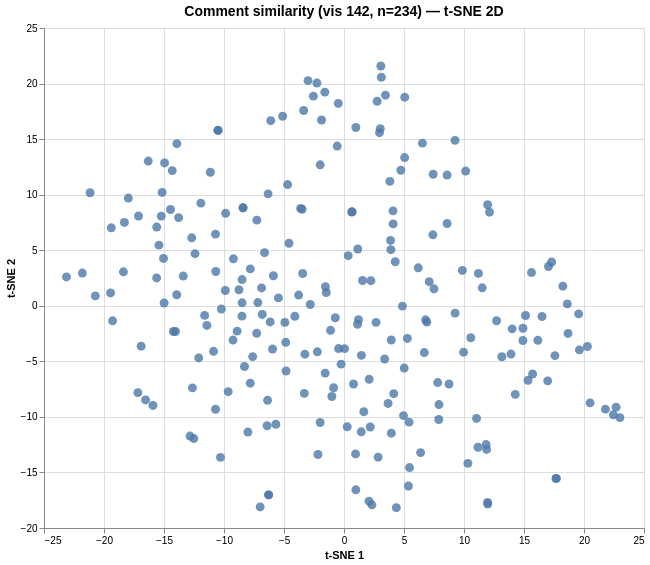

Express this chart as Vega-Lite.
### Vega specification from a JSON file in a GitHub repository (floating-point values rounded to 4 significant figures; data arrays with more than 128 entries replaced by an {"elided": "..."} marker saying what was removed)
{"$schema": "https://vega.github.io/schema/vega/v6.json", "data": [{"name": "param_1e9efca18e7a2868_store"}, {"name": "source_0", "values": {"elided": "234 records"}}, {"name": "source_0_x_domain_dim_1", "values": [{"min": -23.13, "max": 23.0}]}, {"name": "source_0_y_domain_dim_2", "values": [{"min": -18.17, "max": 21.58}]}], "signals": [{"name": "unit", "value": {}, "on": [{"events": "pointermove", "update": "isTuple(group()) ? group() : unit"}]}, {"name": "param_1e9efca18e7a2868", "update": "vlSelectionResolve(\"param_1e9efca18e7a2868_store\", \"union\")"}, {"name": "param_1e9efca18e7a2868_dim_1", "on": [{"events": [{"source": "view", "type": "dblclick"}], "update": "null"}, {"events": {"signal": "param_1e9efca18e7a2868_translate_delta"}, "update": "panLinear(param_1e9efca18e7a2868_translate_anchor.extent_x, -param_1e9efca18e7a2868_translate_delta.x / width)"}, {"events": {"signal": "param_1e9efca18e7a2868_zoom_delta"}, "update": "zoomLinear(domain(\"x\"), param_1e9efca18e7a2868_zoom_anchor.x, param_1e9efca18e7a2868_zoom_delta)"}]}, {"name": "param_1e9efca18e7a2868_dim_2", "on": [{"events": [{"source": "view", "type": "dblclick"}], "update": "null"}, {"events": {"signal": "param_1e9efca18e7a2868_translate_delta"}, "update": "panLinear(param_1e9efca18e7a2868_translate_anchor.extent_y, param_1e9efca18e7a2868_translate_delta.y / height)"}, {"events": {"signal": "param_1e9efca18e7a2868_zoom_delta"}, "update": "zoomLinear(domain(\"y\"), param_1e9efca18e7a2868_zoom_anchor.y, param_1e9efca18e7a2868_zoom_delta)"}]}, {"name": "param_1e9efca18e7a2868_tuple", "on": [{"events": [{"signal": "param_1e9efca18e7a2868_dim_1 || param_1e9efca18e7a2868_dim_2"}], "update": "param_1e9efca18e7a2868_dim_1 && param_1e9efca18e7a2868_dim_2 ? {unit: \"\", fields: param_1e9efca18e7a2868_tuple_fields, values: [param_1e9efca18e7a2868_dim_1,param_1e9efca18e7a2868_dim_2]} : null"}]}, {"name": "param_1e9efca18e7a2868_tuple_fields", "value": [{"field": "dim_1", "channel": "x", "type": "R"}, {"field": "dim_2", "channel": "y", "type": "R"}]}, {"name": "param_1e9efca18e7a2868_translate_anchor", "value": {}, "on": [{"events": [{"source": "scope", "type": "pointerdown"}], "update": "{x: x(unit), y: y(unit), extent_x: domain(\"x\"), extent_y: domain(\"y\")}"}]}, {"name": "param_1e9efca18e7a2868_translate_delta", "value": {}, "on": [{"events": [{"source": "window", "between": [{"source": "scope", "type": "pointerdown"}, {"source": "window", "type": "pointerup"}], "consume": true, "type": "pointermove"}], "update": "{x: param_1e9efca18e7a2868_translate_anchor.x - x(unit), y: param_1e9efca18e7a2868_translate_anchor.y - y(unit)}"}]}, {"name": "param_1e9efca18e7a2868_zoom_anchor", "on": [{"events": [{"source": "scope", "type": "wheel", "consume": true}], "update": "{x: invert(\"x\", x(unit)), y: invert(\"y\", y(unit))}"}]}, {"name": "param_1e9efca18e7a2868_zoom_delta", "on": [{"events": [{"source": "scope", "type": "wheel", "consume": true}], "update": "pow(1.001, event.deltaY * pow(16, event.deltaMode))", "force": true}]}, {"name": "param_1e9efca18e7a2868_modify", "on": [{"events": {"signal": "param_1e9efca18e7a2868_tuple"}, "update": "modify(\"param_1e9efca18e7a2868_store\", param_1e9efca18e7a2868_tuple, true)"}]}], "marks": [{"type": "symbol", "name": "marks", "from": {"data": "source_0"}, "encode": {"update": {"x": {"field": "dim_1", "scale": "x"}, "fill": {"value": "#4c78a8"}, "size": {"value": 80}, "y": {"field": "dim_2", "scale": "y"}, "opacity": {"value": 0.8}, "shape": {"value": "circle"}, "tooltip": {"signal": "{\"Comment #\": format(datum[\"index\"], \"\"), \"Comment\": isValid(datum[\"comment\"]) ? datum[\"comment\"] : \"\"+datum[\"comment\"]}"}}}, "style": ["circle"], "clip": true, "interactive": true}], "scales": [{"name": "x", "type": "linear", "domain": [{"signal": "(data(\"source_0_x_domain_dim_1\")[0] || {}).min"}, {"signal": "(data(\"source_0_x_domain_dim_1\")[0] || {}).max"}], "range": [0, {"signal": "width"}], "nice": true, "zero": true, "domainRaw": {"signal": "param_1e9efca18e7a2868[\"dim_1\"]"}}, {"name": "y", "type": "linear", "domain": [{"signal": "(data(\"source_0_y_domain_dim_2\")[0] || {}).min"}, {"signal": "(data(\"source_0_y_domain_dim_2\")[0] || {}).max"}], "range": [{"signal": "height"}, 0], "domainRaw": {"signal": "param_1e9efca18e7a2868[\"dim_2\"]"}, "nice": true, "zero": true}], "axes": [{"scale": "x", "domain": false, "gridScale": "y", "orient": "bottom", "grid": true, "aria": false, "tickCount": {"signal": "ceil(width/40)"}, "maxExtent": 0, "minExtent": 0, "zindex": 0, "ticks": false, "labels": false}, {"scale": "y", "gridScale": "x", "aria": false, "maxExtent": 0, "grid": true, "labels": false, "minExtent": 0, "ticks": false, "orient": "left", "tickCount": {"signal": "ceil(height/40)"}, "domain": false, "zindex": 0}, {"scale": "x", "tickCount": {"signal": "ceil(width/40)"}, "orient": "bottom", "labelFlush": true, "title": "t-SNE 1", "grid": false, "labelOverlap": true, "zindex": 0}, {"scale": "y", "labelOverlap": true, "orient": "left", "zindex": 0, "grid": false, "title": "t-SNE 2", "tickCount": {"signal": "ceil(height/40)"}}], "title": {"text": "Comment similarity (vis 142, n=234) — t-SNE 2D", "frame": "group", "fontSize": 14}, "width": 600, "style": "cell", "padding": 5, "background": "white", "height": 500}
